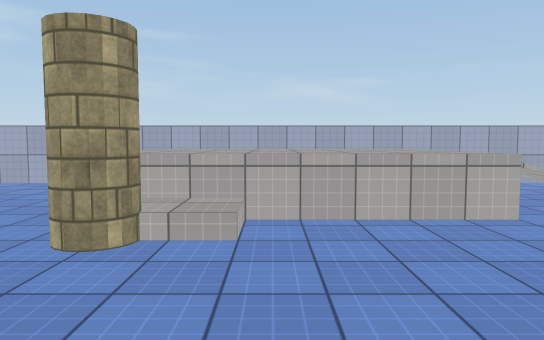
view 1 (above)

24 first-person views from a walk through a 3-D level made in the Unity game engine. The camera is 1.4 m above the floor, tilts 4° down and sees 70° across. The floor is counted in squares, 1 m on a side. Each view is taken from the middle of a square. On the plan, view 1 faces up. The plan holds only what a view shows up to about 16 squares ahead; the rest is blank. The player character is not drawn. Surface patterns are stand-ins for the level's own textures.

view 2
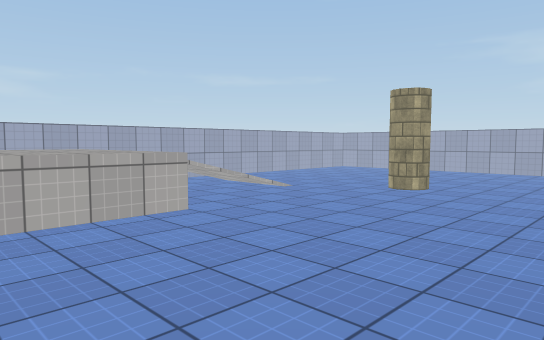

view 3
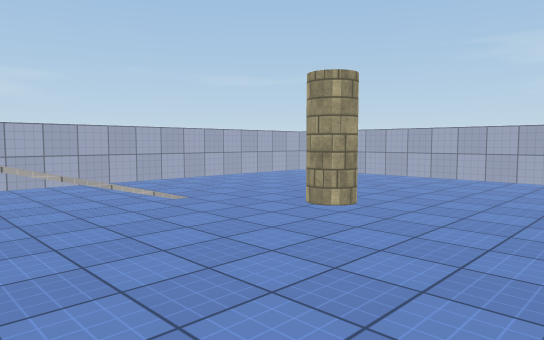

view 4
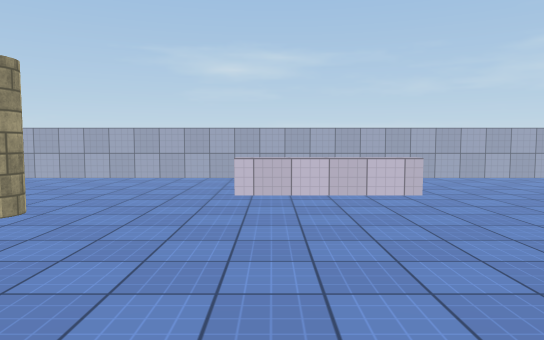

view 5
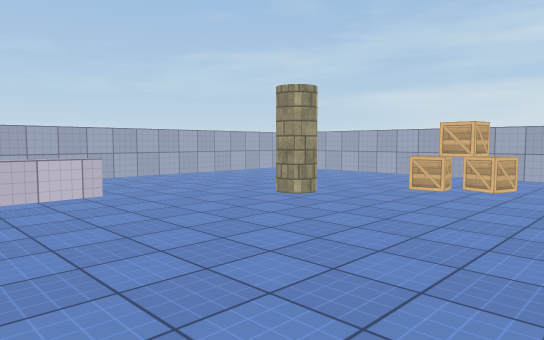

view 6
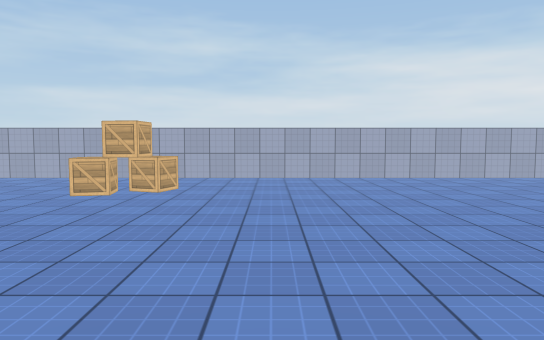

view 7
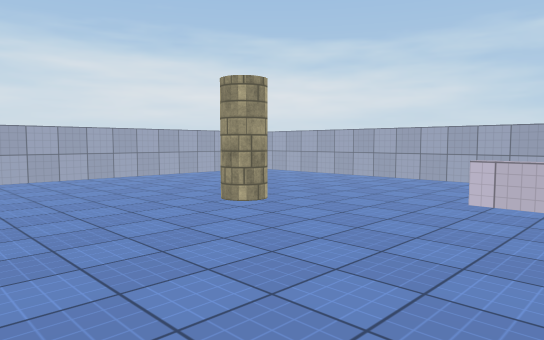

view 8
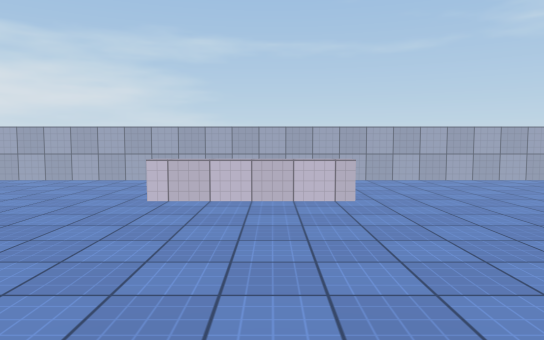

view 9
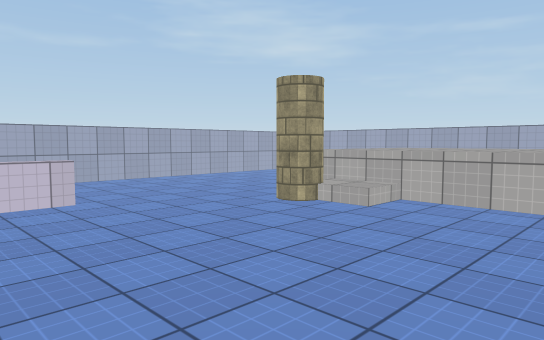

view 10
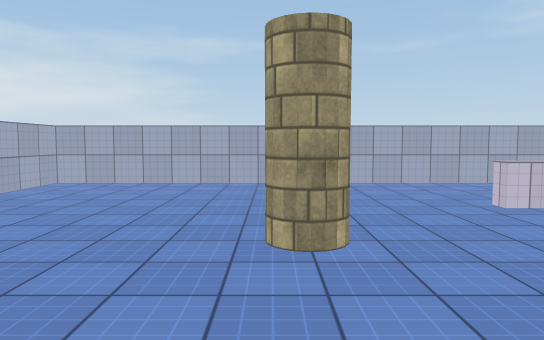

view 11
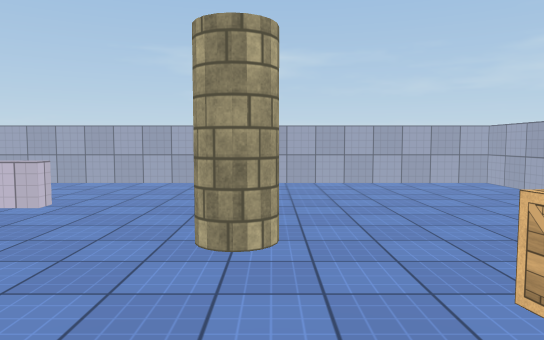

view 12
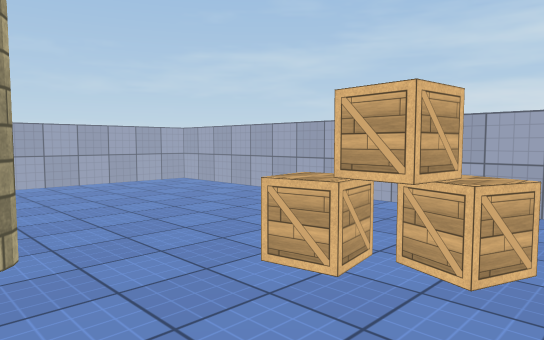

view 13
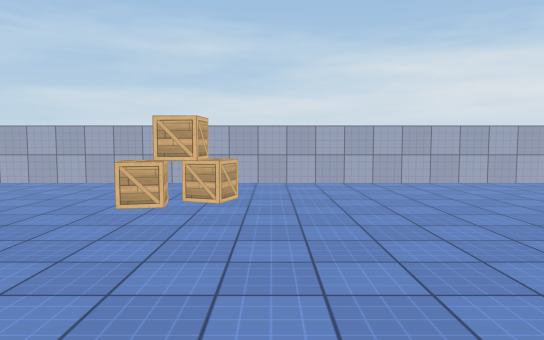

view 14
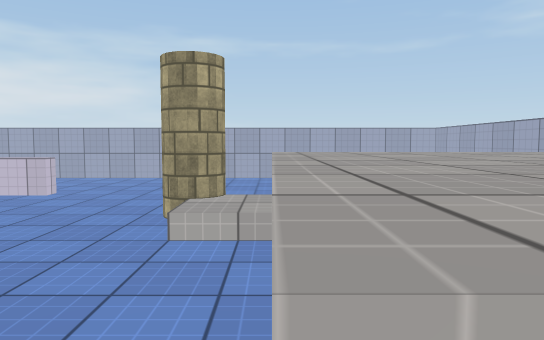

view 15
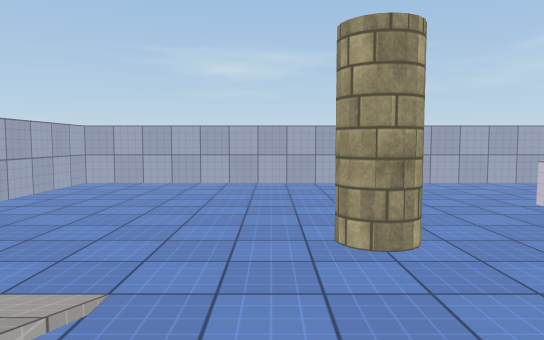

view 16
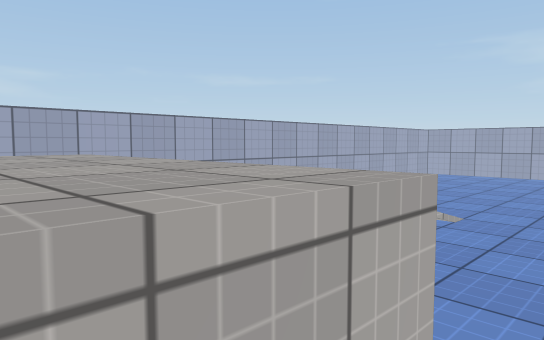

view 17
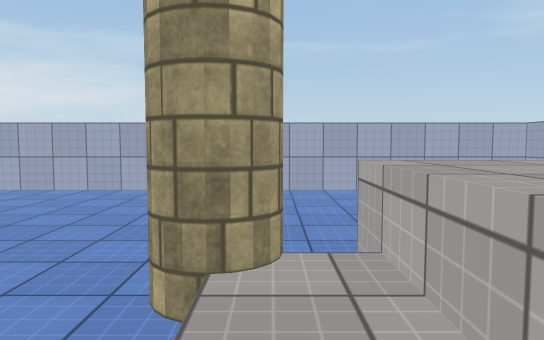

view 18
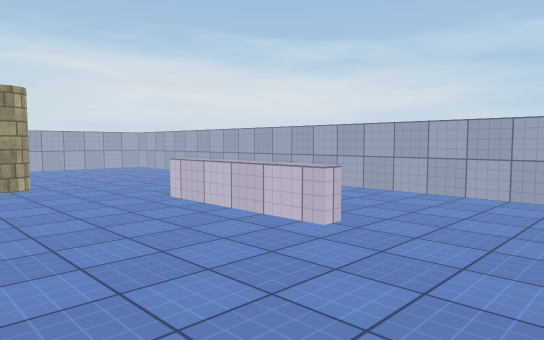

view 19
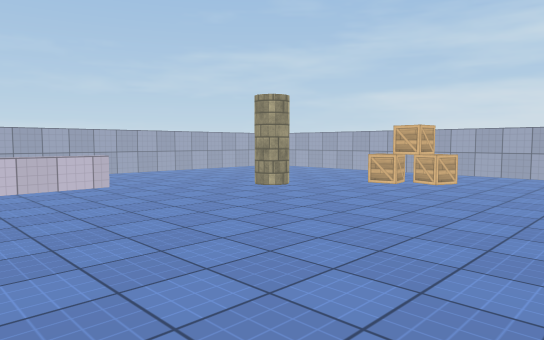

view 20
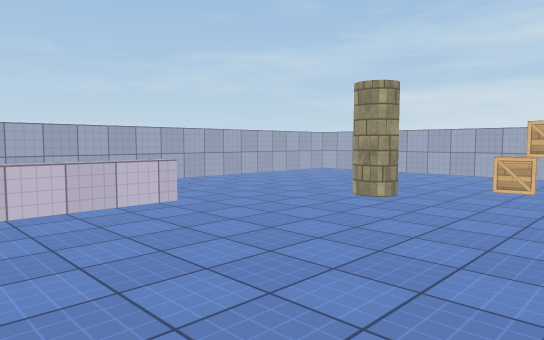

view 21
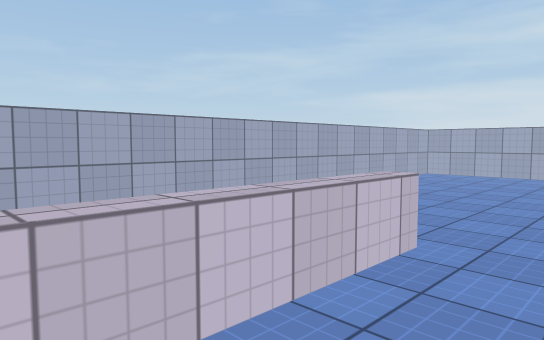

view 22
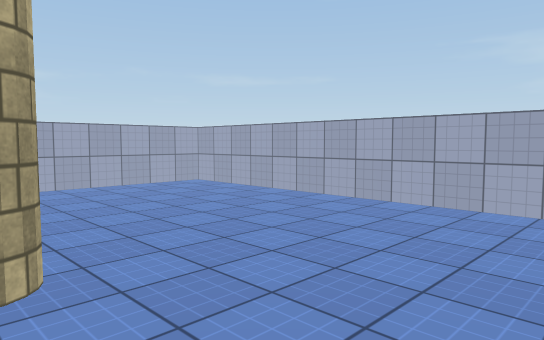

view 23
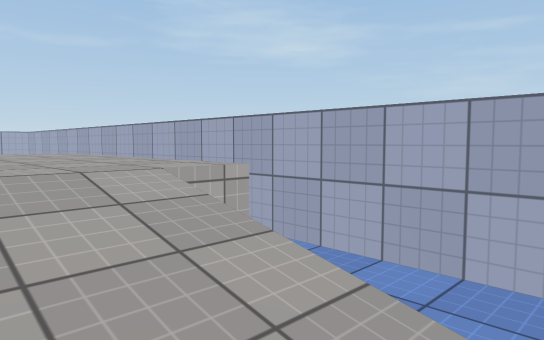

view 24
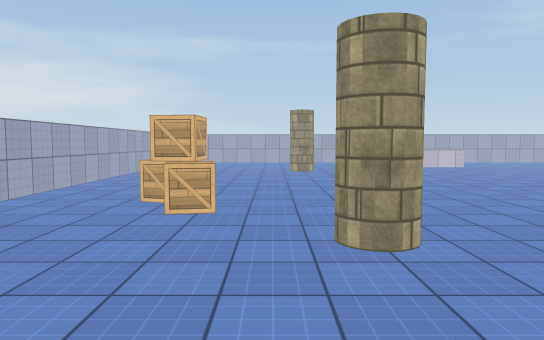

### Floor plan
Key: @ floor where view 1 was taken; # wall or solid block; . main floor; : floor 0.5 m higher than the main floor; + floor 1 m higher than the main floor; * floor 1.25 m higher than the main floor; / step, stairs or slope; = window, fence, low wall or low ledge; ^ raised ledge; v drop or lower ground; O other object.
Columns run from 11 left of view 1 to 20 right of it. Each row starts with its distance up from view 1.
 14 #########^^^^^^#################
 13 # ..    vvvvvvvv...............#
 12 #  ..   ********...............#
 11 #  ...  ********+////..........#
 10 #   ..  ********+////..........#
  9 #.  ... ********+////..........#
  8 #...... ********...............#
  7 #.......********...............#
  6 #.......OO:...........OO.......#
  5 #.......OO............OO.......#
  4 #..............................#
  3 #..............................#
  2 #..............................#
  1 #....==..................==....#
  0 #....^^....@.............^^....#
 -1 #... ^^..................^^ ...#
 -2 #..  ^^..................^^  ..#
 -3 #....^^..................^^....#
 -4 #....=^...................^....#
 -5 #..............................#
 -6 #..............................#
 -7 #..............................#
 -8 #.......OO............OO.......#
 -9 #.......OO............OO.......#
-10 #..............................#
-11 #...................O..........#
-12 #.................OOO..........#
-13 #.................OO...........#
-14 #..............................#
-15 #..............................#
-16 #..............................#
-17 ################################

Where each view was taken, in squares from view 1:
view 1: 0 up, 0 right, facing up
view 2: 0 up, 0 right, facing up-right
view 3: 0 up, 4 right, facing up-right
view 4: 0 up, 4 right, facing right
view 5: 0 up, 4 right, facing down-right
view 6: 1 down, 4 right, facing down
view 7: 1 down, 4 right, facing down-left
view 8: 1 down, 4 right, facing left
view 9: 2 down, 4 right, facing up-left
view 10: 9 down, 3 right, facing left
view 11: 9 down, 6 right, facing right
view 12: 8 down, 6 right, facing down-right
view 13: 3 down, 6 right, facing down
view 14: 7 up, 5 right, facing left
view 15: 7 up, 6 right, facing right
view 16: 6 up, 2 right, facing up-right
view 17: 6 up, 1 right, facing left
view 18: 5 up, 0 right, facing down-left
view 19: 1 up, 2 right, facing down-right
view 20: 1 up, 6 right, facing down-right
view 21: 1 up, 12 right, facing down-right
view 22: 1 up, 11 right, facing up-right
view 23: 9 up, 9 right, facing up-left
view 24: 10 down, 17 right, facing left
